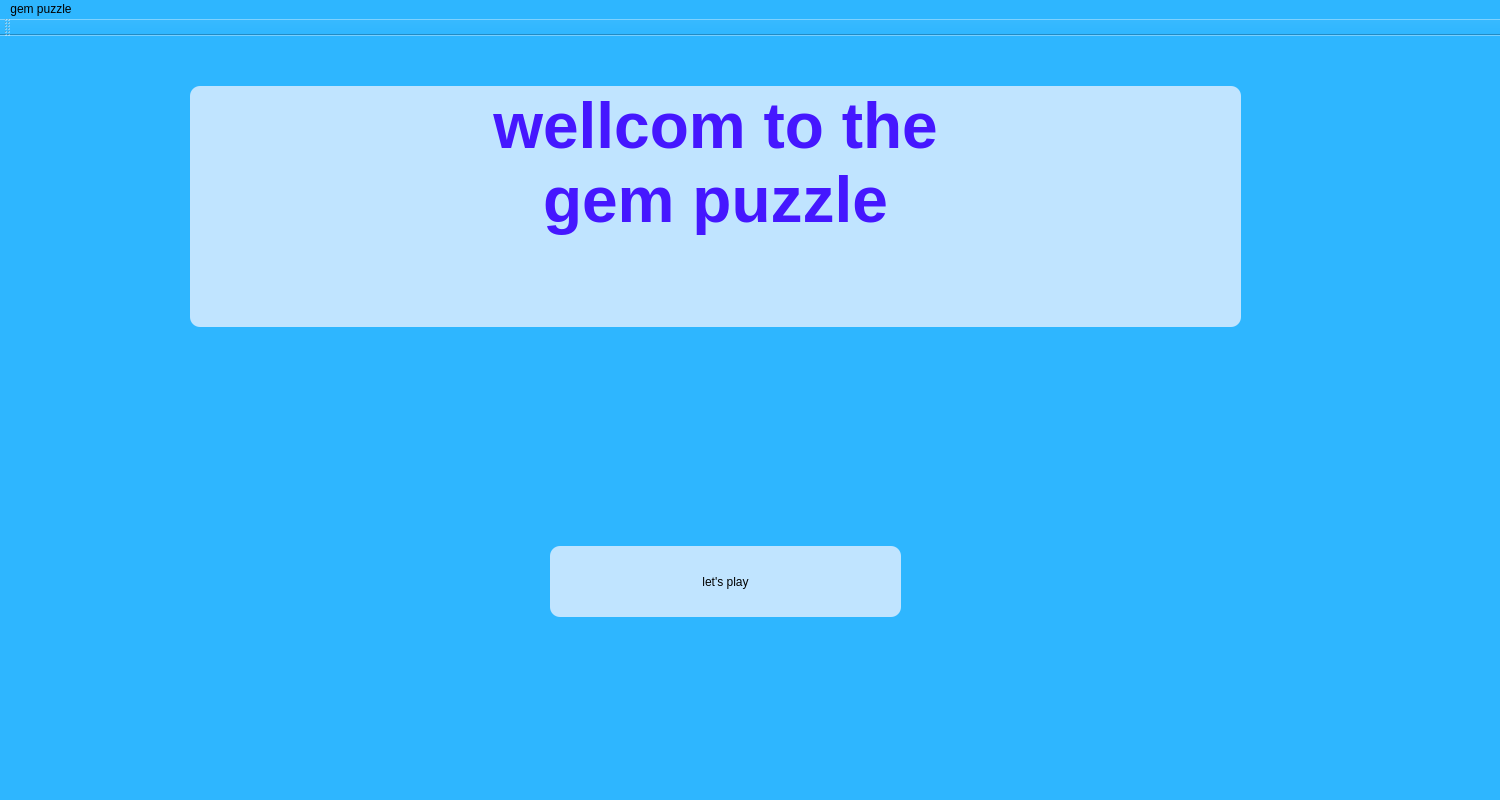
<?xml version="1.0" encoding="UTF-8"?>
<ui version="4.0">
 <class>MainWindow</class>
 <widget class="QMainWindow" name="MainWindow">
  <property name="geometry">
   <rect>
    <x>0</x>
    <y>0</y>
    <width>1500</width>
    <height>800</height>
   </rect>
  </property>
  <property name="font">
   <font>
    <weight>75</weight>
    <italic>false</italic>
    <bold>true</bold>
   </font>
  </property>
  <property name="windowTitle">
   <string>MainWindow</string>
  </property>
  <property name="styleSheet">
   <string notr="true">background :rgb(46, 182, 255)</string>
  </property>
  <widget class="QWidget" name="centralWidget">
   <widget class="QTextEdit" name="textEdit">
    <property name="geometry">
     <rect>
      <x>190</x>
      <y>50</y>
      <width>1051</width>
      <height>241</height>
     </rect>
    </property>
    <property name="styleSheet">
     <string notr="true">border:2px light blue;
border-radius :10px;
padding :0 8px;
background :rgb(192, 228, 255)</string>
    </property>
    <property name="html">
     <string>&lt;!DOCTYPE HTML PUBLIC &quot;-//W3C//DTD HTML 4.0//EN&quot; &quot;http://www.w3.org/TR/REC-html40/strict.dtd&quot;&gt;
&lt;html&gt;&lt;head&gt;&lt;meta name=&quot;qrichtext&quot; content=&quot;1&quot; /&gt;&lt;style type=&quot;text/css&quot;&gt;
p, li { white-space: pre-wrap; }
&lt;/style&gt;&lt;/head&gt;&lt;body style=&quot; font-family:'MS Shell Dlg 2'; font-size:8pt; font-weight:400; font-style:normal;&quot;&gt;
&lt;p align=&quot;center&quot; style=&quot; margin-top:0px; margin-bottom:0px; margin-left:0px; margin-right:0px; -qt-block-indent:0; text-indent:0px;&quot;&gt;&lt;span style=&quot; font-size:48pt; font-weight:600; color:#4517ff;&quot;&gt;wellcom to the&lt;/span&gt;&lt;/p&gt;
&lt;p align=&quot;center&quot; style=&quot; margin-top:0px; margin-bottom:0px; margin-left:0px; margin-right:0px; -qt-block-indent:0; text-indent:0px;&quot;&gt;&lt;span style=&quot; font-size:48pt; font-weight:600; color:#4517ff;&quot;&gt; gem puzzle &lt;/span&gt;&lt;/p&gt;&lt;/body&gt;&lt;/html&gt;</string>
    </property>
   </widget>
   <widget class="QPushButton" name="pushButton">
    <property name="geometry">
     <rect>
      <x>550</x>
      <y>510</y>
      <width>351</width>
      <height>71</height>
     </rect>
    </property>
    <property name="styleSheet">
     <string notr="true">font: 20pt &quot;MS Shell Dlg 2&quot;;

border:2px light blue;
border-radius :10px;
padding :0 8px;
background :rgb(192, 228, 255)</string>
    </property>
    <property name="text">
     <string>let's play</string>
    </property>
   </widget>
  </widget>
  <widget class="QMenuBar" name="menuBar">
   <property name="geometry">
    <rect>
     <x>0</x>
     <y>0</y>
     <width>1500</width>
     <height>17</height>
    </rect>
   </property>
   <widget class="QMenu" name="menugem_puzzle">
    <property name="title">
     <string>gem puzzle</string>
    </property>
   </widget>
   <addaction name="menugem_puzzle"/>
  </widget>
  <widget class="QToolBar" name="mainToolBar">
   <attribute name="toolBarArea">
    <enum>TopToolBarArea</enum>
   </attribute>
   <attribute name="toolBarBreak">
    <bool>false</bool>
   </attribute>
  </widget>
 </widget>
 <layoutdefault spacing="6" margin="11"/>
 <resources/>
 <connections/>
</ui>
